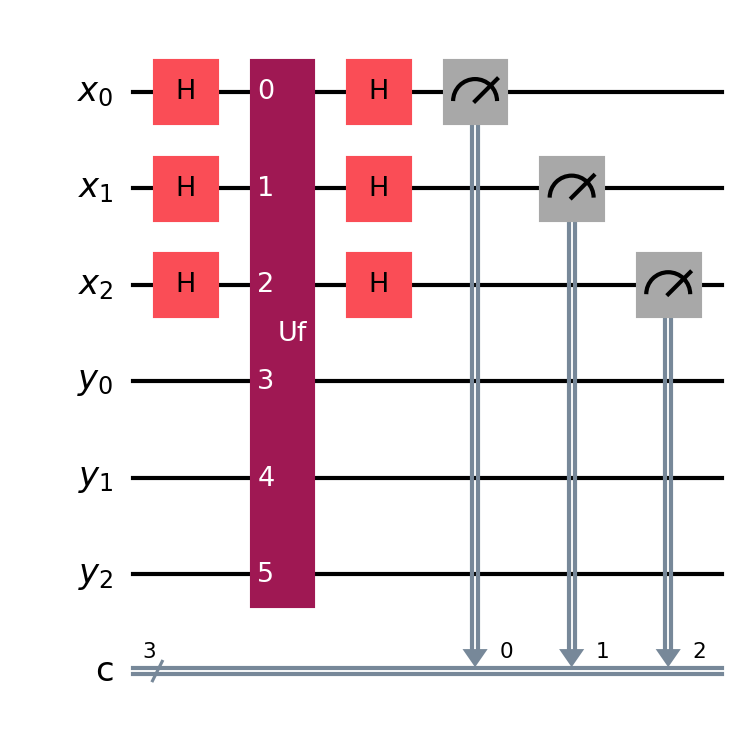

Generate this figure with Python:
from qiskit import QuantumCircuit, QuantumRegister, ClassicalRegister, transpile
# from qiskit_ibm_runtime import *
from qiskit_aer import Aer
from qiskit.visualization import plot_histogram
from qiskit.circuit.library import UnitaryGate
from matplotlib import pyplot

# number of qubits
n = 3

def f(x):
    """ Our 2-1 function with iff f(x) = f(y) then x + y = 0,s """
    return x % 4

if __name__ == "__main__":
    # TODO: build Simon's black box
    Uf = [[1 if i == j else 0 for j in range(2**(2*n))] for i in range(2**(2*n))]
    Uf = UnitaryGate(Uf, label="Uf")

    x = QuantumRegister(n, "x")
    y = QuantumRegister(n, "y")
    c = ClassicalRegister(n, "c")
    qc = QuantumCircuit(x, y, c)
    qc.h(range(n))
    qc.append(Uf, range(2*n))
    qc.h(range(n))
    qc.measure(range(n), range(n))

    qc.draw("mpl", style="iqp", filename="simon")

    backend = Aer.get_backend("qasm_simulator")
    qc = transpile(qc, backend=backend)
    result = backend.run(qc, shots=1024).result()
    plot_histogram(result.get_counts(), filename="histogram-simon.png")
